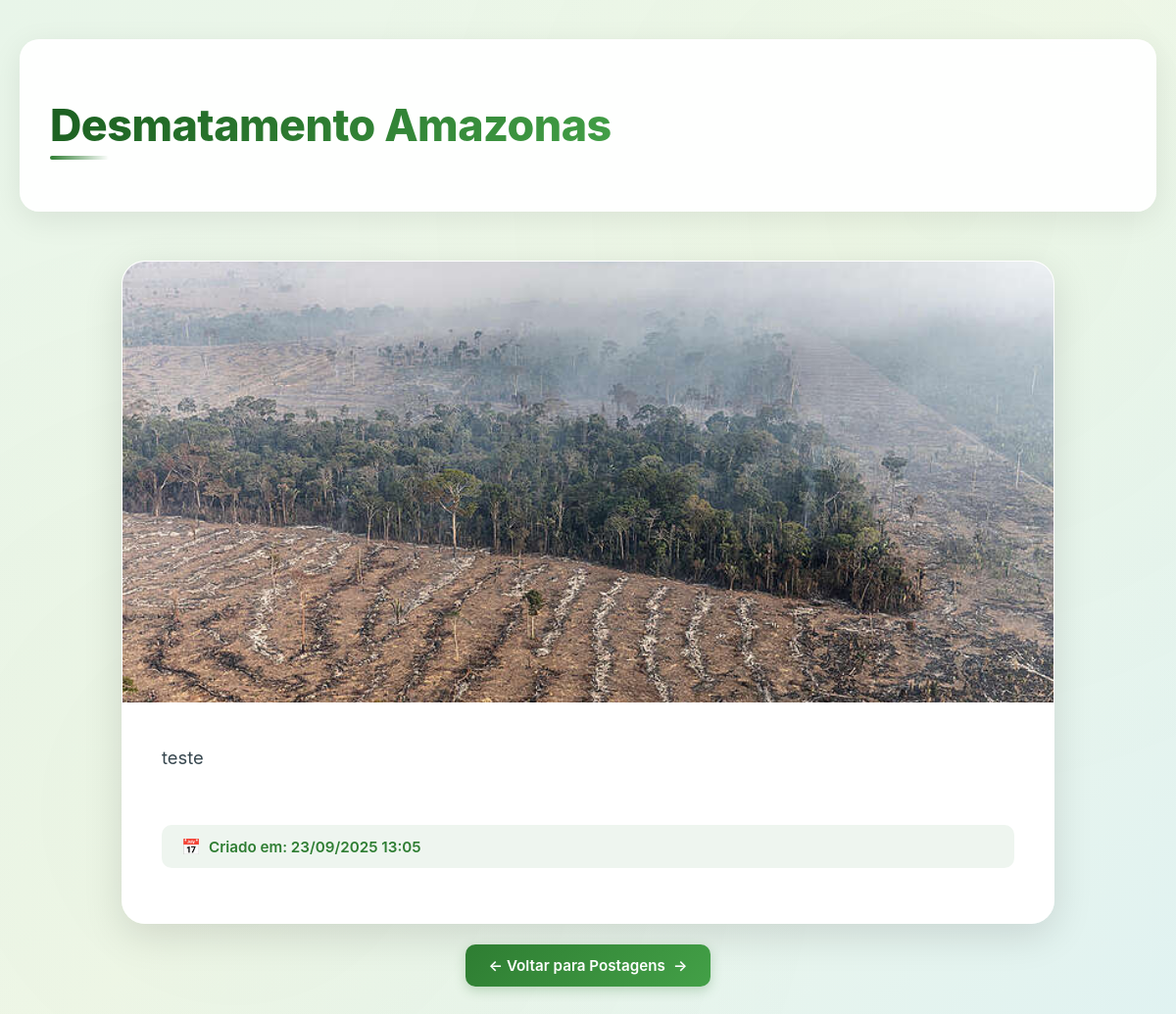
Screenshot of /post/3/ with the database file from the repository.
### comunicacao/models.py (models this page shows, shortened)
class Post(models.Model):
    titulo = models.CharField(max_length=200)
    conteudo = models.TextField()
    imagem = models.ImageField(upload_to="posts/imagens/", blank=True, null=True)
    video = models.FileField(upload_to="posts/videos/", blank=True, null=True)
    video_url = models.URLField(blank=True, null=True)
    publicado_em = models.DateTimeField(auto_now_add=True)

### dashboard/views.py (the view)
# urls.py: path('post/<int:pk>/', views.post_detail, name='post_detail'),
def post_detail(request, pk):
    post = get_object_or_404(Post, pk=pk)
    return render(request, 'dashboard/post_detail.html', {'post': post})

### dashboard/templates/dashboard/post_detail.html (shortened to what this page needs)
{% load static %}
<!DOCTYPE html>
<html lang="pt-BR">
<head>
    <link rel="stylesheet" href="{% static 'css/estilos_post.css' %}">
</head>
<body>
    <div class="container-postagens">
        <header class="header-posts">
            <h1>{{ post.titulo }}</h1>
        </header>
        <main>
            <div class="post-card post-detail-card">
                {% if post.imagem %}
                    <div class="post-image">
                        <img src="{{ post.imagem.url }}" alt="{{ post.titulo }}">
                    </div>
                {% endif %}
                <div class="post-content">
                    <p>{{ post.conteudo|linebreaksbr }}</p>
                    <small>Criado em: {{ post.publicado_em|date:"d/m/Y H:i" }}</small>
                </div>
            </div>
            <div style="text-align:center; margin-top:1.5rem;">
                <a href="{% url 'lista_postagens' %}" class="btn-detalhes">← Voltar para Postagens</a>
            </div>
        </main>
    </div>
</body>
</html>

### dashboard/static/css/estilos_post.css (style rules this page uses)
body { margin: 0; padding: 0; font-family: 'Inter', 'Segoe UI', Tahoma, Geneva, Verdana, sans-serif; background: linear-gradient(135deg, #e8f5e9 0%, #f1f8e9 50%, #e0f2f1 100%); background-attachment: fixed; color: #2c3e50; position: relative; }
body::before { content: ''; position: fixed; top: 0; left: 0; width: 100%; height: 100%; background-image: radial-gradient(circle at 20% 80%, rgba(46, 125, 50, 0.03) 0%, transparent 50%), radial-gradient(circle at 80% 20%, rgba(76, 175, 80, 0.03) 0%, transparent 50%); pointer-events: none; z-index: 0; }
.container-postagens { max-width: 1400px; margin: 0 auto; padding: 40px 20px; position: relative; z-index: 1; }
header { display: flex; flex-wrap: wrap; justify-content: space-between; align-items: center; margin-bottom: 50px; padding: 30px; background: rgba(255, 255, 255, 0.95); backdrop-filter: blur(10px); border-radius: 20px; box-shadow: 0 8px 32px rgba(0, 0, 0, 0.08); border: 1px solid rgba(255, 255, 255, 0.6); }
header h1 { font-size: 2.8rem; background: linear-gradient(135deg, #1b5e20, #2e7d32, #43a047); -webkit-background-clip: text; -webkit-text-fill-color: transparent; background-clip: text; font-weight: 800; letter-spacing: -0.5px; position: relative; display: inline-block; }
header h1::after { content: ''; position: absolute; bottom: -8px; left: 0; width: 60px; height: 4px; background: linear-gradient(90deg, #2e7d32, transparent); border-radius: 2px; }
.post-card { background: rgba(255, 255, 255, 0.98); backdrop-filter: blur(10px); border-radius: 20px; overflow: hidden; box-shadow: 0 8px 24px rgba(0, 0, 0, 0.06); transition: all 0.4s cubic-bezier(0.4, 0, 0.2, 1); border: 1px solid rgba(255, 255, 255, 0.8); position: relative; }
.post-card::before { content: ''; position: absolute; top: 0; left: 0; right: 0; height: 4px; background: linear-gradient(90deg, #2e7d32, #43a047, #66bb6a); opacity: 0; transition: opacity 0.3s ease; }
.post-image { position: relative; overflow: hidden; height: 240px; }
.post-image img { width: 100%; height: 100%; object-fit: cover; display: block; transition: all 0.4s cubic-bezier(0.4, 0, 0.2, 1); }
.post-image::after { content: ''; position: absolute; bottom: 0; left: 0; right: 0; height: 50%; background: linear-gradient(to top, rgba(0, 0, 0, 0.3), transparent); opacity: 0; transition: opacity 0.3s ease; }
.post-content { padding: 25px; display: flex; flex-direction: column; gap: 8px; }
.post-content p { font-size: 1rem; color: #546e7a; line-height: 1.7; margin: 0 0 12px 0; display: -webkit-box; -webkit-box-orient: vertical; overflow: hidden; }
.post-content small { font-size: 0.85rem; color: #90a4ae; margin: 0 0 16px 0; font-weight: 500; display: flex; align-items: center; gap: 6px; }
.post-content small::before { content: '📅'; font-size: 1rem; }
.btn-detalhes { text-decoration: none; background: linear-gradient(135deg, #2e7d32, #43a047); color: #fff; padding: 12px 24px; border-radius: 10px; font-size: 0.95rem; font-weight: 600; transition: all 0.3s ease; align-self: flex-start; box-shadow: 0 4px 12px rgba(46, 125, 50, 0.25); position: relative; overflow: hidden; }
.btn-detalhes::after { content: '→'; margin-left: 8px; transition: transform 0.3s ease; display: inline-block; }
.post-detail-card { max-width: 950px; margin: 2rem auto; background: rgba(255, 255, 255, 0.98); backdrop-filter: blur(10px); border-radius: 24px; box-shadow: 0 12px 40px rgba(0, 0, 0, 0.12); overflow: hidden; transition: all 0.4s ease; border: 1px solid rgba(255, 255, 255, 0.8); }
.post-detail-card::before { content: ''; position: absolute; top: 0; left: 0; right: 0; height: 5px; background: linear-gradient(90deg, #1b5e20, #2e7d32, #43a047, #66bb6a); }
.post-detail-card .post-image { height: 450px; }
.post-detail-card .post-content { padding: 40px; }
.post-detail-card .post-content p { font-size: 1.15rem; line-height: 1.8; color: #37474f; margin-bottom: 20px; text-align: justify; }
.post-detail-card .post-content small { display: flex; align-items: center; gap: 8px; margin-top: 1.5rem; padding: 12px 20px; background: rgba(46, 125, 50, 0.08); border-radius: 10px; color: #2e7d32; font-weight: 600; font-size: 0.95rem; }
.post-card { animation: fadeInUp 0.6s ease-out backwards; }
.post-card:nth-child(1) { animation-delay: 0.1s; }

### rows the page displays
Post: titulo "Desmatamento Amazonas", imagem (picture), conteudo "teste", publicado_em "23/09/2025 13:05"
